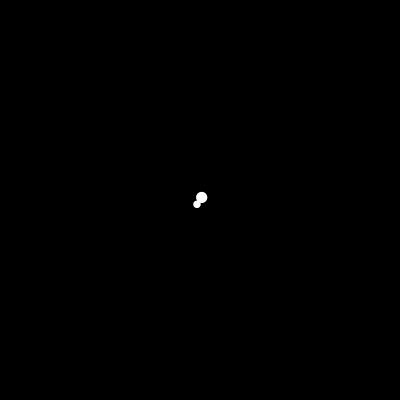
Frame 1 (no input)
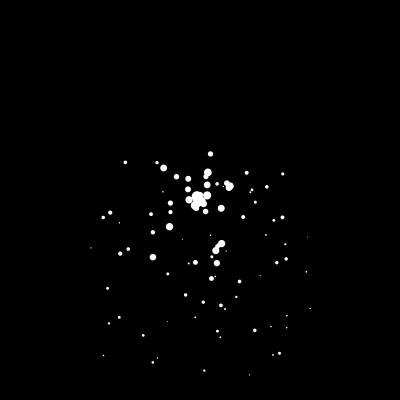
Frame 60 (the mouse pressed at the canvas centre just before this capture)
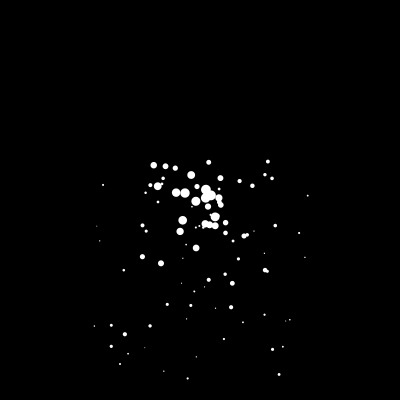
Frame 120 (the mouse held since frame 60 and released just before this capture)

The Processing sketch that drew these frames (run headless with seeded random() and noise(); from frame 60 on, the mouse is pressed at the canvas centre):

// Processing sketch: processing_49195
// ── processing_49195.pde

// create an empty array ready to put particles in

Particle[] particles = new Particle[0];  
PImage particleImage; 

// set the maximum number of particles allowed at once
int maxParticles = 100; 


void setup() { 
  size(400, 400); 
  smooth(); 
  noStroke(); 
}

void draw() { 
  // clear the background
  background(0); 
  
  // add 2 new particles into the array : 
  for(int i=0; i<2; i++) {
    // adding a new particle into the array
    particles = (Particle[]) append(particles, new Particle()); 
  }
  
  // update and draw all the particles
  for (int i=0; i<particles.length; i++) { 
    particles[i].update();
  }
  // while we have more than the max number of particles... 
  while (particles.length>maxParticles) {
    // take the oldest of the front of the array
    particles = (Particle[]) subset(particles, 1);
  }
}

class Particle {

  // position properties for our particle
  float x; 
  float y; 

  // velocity is the change in position every frame.
  float velX;
  float velY; 
  
  float drag; 
  
  // the colour of the particle 
  color c; 
  
  float particleSize;
  float shrink; 
  
  float gravity; 
  int opacity; 
  int fade; 

  // constructor : this is a special function that is 
  // called whenever a Particle is instantiated. 
  Particle() {

    // set the x and y position to be in the middle of the
    // screen. 
    x = width/2; 
    y = height/2;

    // set the velocity to be a random number 
    // in both x and y directions. 
    velX = random(-6, 6); 
    velY = random(-6, 6);
    
    drag = 0.96; 
    
    c = color(255); 
    
    particleSize = random(6,12); 
    shrink = 0.96; 
    
    gravity = 0.2; 
    opacity = 255;
    fade = 0;  
  }

  void update() { 

    // apply drag to our velocity
    velX*=drag; 
    velY*=drag; 
    
    // add gravity; 
    velY+=gravity;
    
    // add the velocity to the position
    x+=velX;
    y+=velY;  
    
    particleSize *= shrink; 
    opacity-=fade; 
    
    // only draw the particle if it's not completely transparent
    if(opacity>0) { 
      fill(c, opacity); 
      // set the fill colour and draw the particle
      ellipse(x, y, particleSize, particleSize);
    }
  }
}
                
